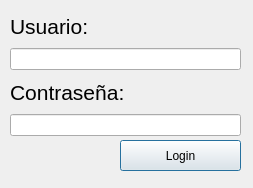
<?xml version="1.0" encoding="UTF-8"?>
<ui version="4.0">
 <class>CalculadoraLogin</class>
 <widget class="QDialog" name="CalculadoraLogin">
  <property name="geometry">
   <rect>
    <x>0</x>
    <y>0</y>
    <width>253</width>
    <height>188</height>
   </rect>
  </property>
  <property name="windowTitle">
   <string>Dialog</string>
  </property>
  <widget class="QWidget" name="verticalLayoutWidget_2">
   <property name="geometry">
    <rect>
     <x>10</x>
     <y>10</y>
     <width>231</width>
     <height>126</height>
    </rect>
   </property>
   <layout class="QVBoxLayout" name="verticalLayout_2">
    <item>
     <widget class="QLabel" name="label_3">
      <property name="enabled">
       <bool>true</bool>
      </property>
      <property name="font">
       <font>
        <pointsize>16</pointsize>
       </font>
      </property>
      <property name="text">
       <string>Usuario:</string>
      </property>
     </widget>
    </item>
    <item>
     <widget class="QLineEdit" name="usserLogin"/>
    </item>
    <item>
     <widget class="QLabel" name="label_4">
      <property name="font">
       <font>
        <pointsize>16</pointsize>
       </font>
      </property>
      <property name="text">
       <string>Contraseña:</string>
      </property>
     </widget>
    </item>
    <item>
     <widget class="QLineEdit" name="passLogin">
      <property name="inputMask">
       <string/>
      </property>
      <property name="echoMode">
       <enum>QLineEdit::Password</enum>
      </property>
     </widget>
    </item>
   </layout>
  </widget>
  <widget class="QPushButton" name="botonLogin">
   <property name="geometry">
    <rect>
     <x>120</x>
     <y>140</y>
     <width>121</width>
     <height>31</height>
    </rect>
   </property>
   <property name="text">
    <string>Login</string>
   </property>
  </widget>
 </widget>
 <resources/>
 <connections/>
</ui>
